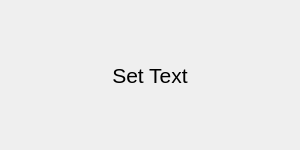
<?xml version="1.0" encoding="UTF-8"?>
<ui version="4.0">
 <class>MainWindow</class>
 <widget class="QMainWindow" name="MainWindow">
  <property name="geometry">
   <rect>
    <x>0</x>
    <y>0</y>
    <width>300</width>
    <height>150</height>
   </rect>
  </property>
  <property name="maximumSize">
   <size>
    <width>300</width>
    <height>150</height>
   </size>
  </property>
  <property name="windowTitle">
   <string notr="true">Label</string>
  </property>
  <widget class="QWidget" name="centralwidget">
   <widget class="QLabel" name="label">
    <property name="geometry">
     <rect>
      <x>50</x>
      <y>50</y>
      <width>200</width>
      <height>50</height>
     </rect>
    </property>
    <property name="font">
     <font>
      <pointsize>16</pointsize>
     </font>
    </property>
    <property name="text">
     <string notr="true">Set Text</string>
    </property>
    <property name="alignment">
     <set>Qt::AlignCenter</set>
    </property>
   </widget>
  </widget>
 </widget>
 <resources/>
 <connections/>
</ui>
